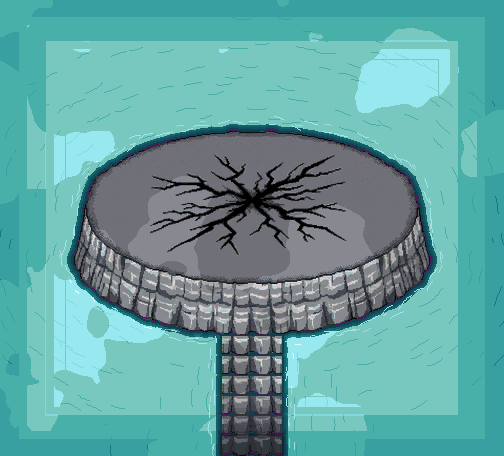

Below is a game level as drawn by its tile map, then a one-line description and the .tmx file that defines it, in full:
An orthogonal 21x19 tile map with 24x24 px tiles, 1 tile layer (arene_orage_nu).

<map version="1.10" tiledversion="1.10.2" orientation="orthogonal" renderorder="right-down" width="21" height="19" tilewidth="24" tileheight="24" infinite="0" nextlayerid="2" nextobjectid="1">
 <properties>
  <property name="zone" value="arene_orage_nu" />
  <property name="frames" type="int" value="24" />
  <property name="frame_ms" type="int" value="110" />
  <property name="tuiles_animees" type="int" value="259" />
 </properties>
 <tileset firstgid="1" source="arene_orage_nu_tuiles.tsx" />
 <layer id="1" name="arene_orage_nu" width="21" height="19">
  <data encoding="csv">
1,2,3,4,4,4,4,4,4,1015,1016,1017,1018,1019,4,4,4,4,4,4,19,
20,21,22,23,22,1020,1021,1022,1023,1024,1025,1026,1027,1028,1029,1030,1031,57,58,59,60,
61,62,1032,1033,1034,1035,1036,1037,1038,1039,1040,1041,1042,1043,1044,1045,1046,1047,1048,121,60,
1,1049,1050,1051,1052,1053,1054,1055,1056,1057,1058,1059,1060,1061,1062,1063,1064,1065,1066,1067,60,
1068,1069,1070,1071,1072,1073,1074,1075,1076,1077,1078,1079,1080,1081,1082,1083,1084,1085,1086,1087,1088,
1089,1090,1091,1092,1093,1094,1095,1096,1097,1098,1099,1100,1101,1102,1103,1104,1105,1106,1107,1108,1109,
1110,1111,1112,1113,1114,1115,365,366,367,368,369,370,371,372,373,1116,1117,1118,1119,1120,1121,
1122,1123,1124,1125,412,413,414,415,416,417,418,419,420,421,422,423,1126,1127,1128,1129,1130,
1131,1132,1133,1134,454,455,456,457,458,459,460,461,462,463,464,465,466,1135,1136,1137,1138,
1139,1140,1141,1142,496,497,498,499,500,501,502,503,504,505,506,507,508,1143,1144,1145,1146,
1147,1148,1149,1150,540,541,542,543,544,545,546,547,548,549,550,551,552,1151,1152,1153,1154,
1155,1156,1157,1158,582,583,584,585,586,587,588,589,590,591,592,593,594,1159,1160,1161,1162,
1163,1164,1165,1166,1167,626,627,628,629,630,631,632,633,634,635,1168,1169,1170,1171,1172,1173,
1174,1175,1176,1177,1178,1179,1180,1181,1182,683,684,1183,1184,1185,1186,1187,1188,1189,1190,1191,1192,
1193,1194,1195,1196,1197,1198,1199,1200,1201,1202,760,1203,1204,1205,1206,1207,1208,1209,1210,1211,1212,
1213,1214,1215,1216,1217,1218,1219,1220,1221,1222,833,1223,1224,1225,1226,1227,1228,1229,1230,1231,1232,
865,1233,1234,1235,1236,1237,1238,1239,1240,891,892,1241,1242,1243,1244,1245,1246,1247,1248,1249,60,
925,926,927,1250,1251,1252,1253,1254,1255,948,949,950,1256,1257,1258,1259,1260,1261,1262,975,60,
976,977,977,977,1263,1264,1265,1266,1267,996,997,1268,1269,1270,1271,1272,1273,977,977,977,1014
</data>
 </layer>
</map>
